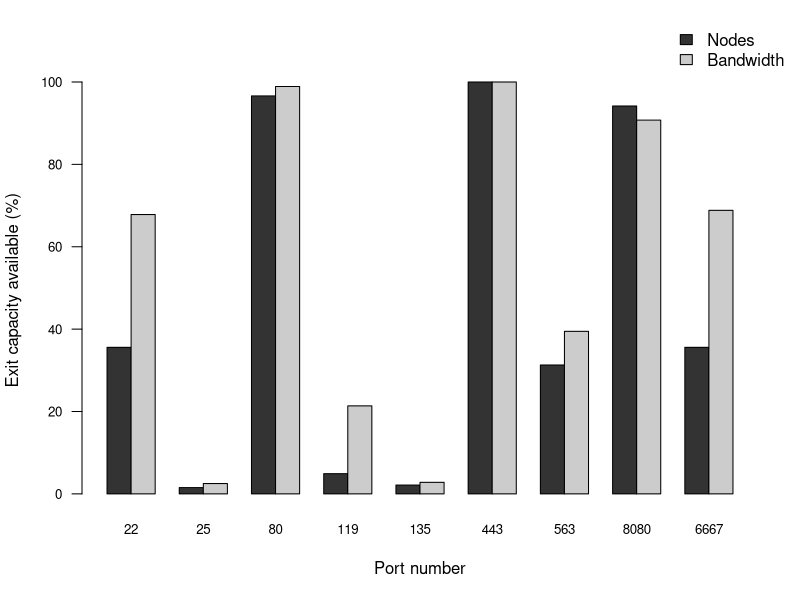

This chart was generated by the following R code:
## Read data
t <- read.table("exit-capacity.dat", header=TRUE)

## Normalize columns
t[,2] <- t[,2]/max(t[,2])*100
t[,3] <- t[,3]/max(t[,3])*100

## Remove uninteresting ports
ports <- c(22, 25, 80, 119, 135, 443,
           563, 8080, 6667)
t <- t[t$port %in% ports,]

## Plot
pdf("exit-capacity.pdf")
par(las=1)
col <- grey(c(1,4)/5)
barplot(t(as.matrix(t[,2:3])), names=t$port,
        beside=TRUE, xlab="Port number",
        ylab="Exit capacity available (%)",
        col=col, cex.axis=0.8, cex.names=0.8)
par(xpd=TRUE)
legend(x="topright", legend=c("Nodes", "Bandwidth"),
       fill=col, bty="n", inset=c(-0.05,-0.15))
dev.off()
